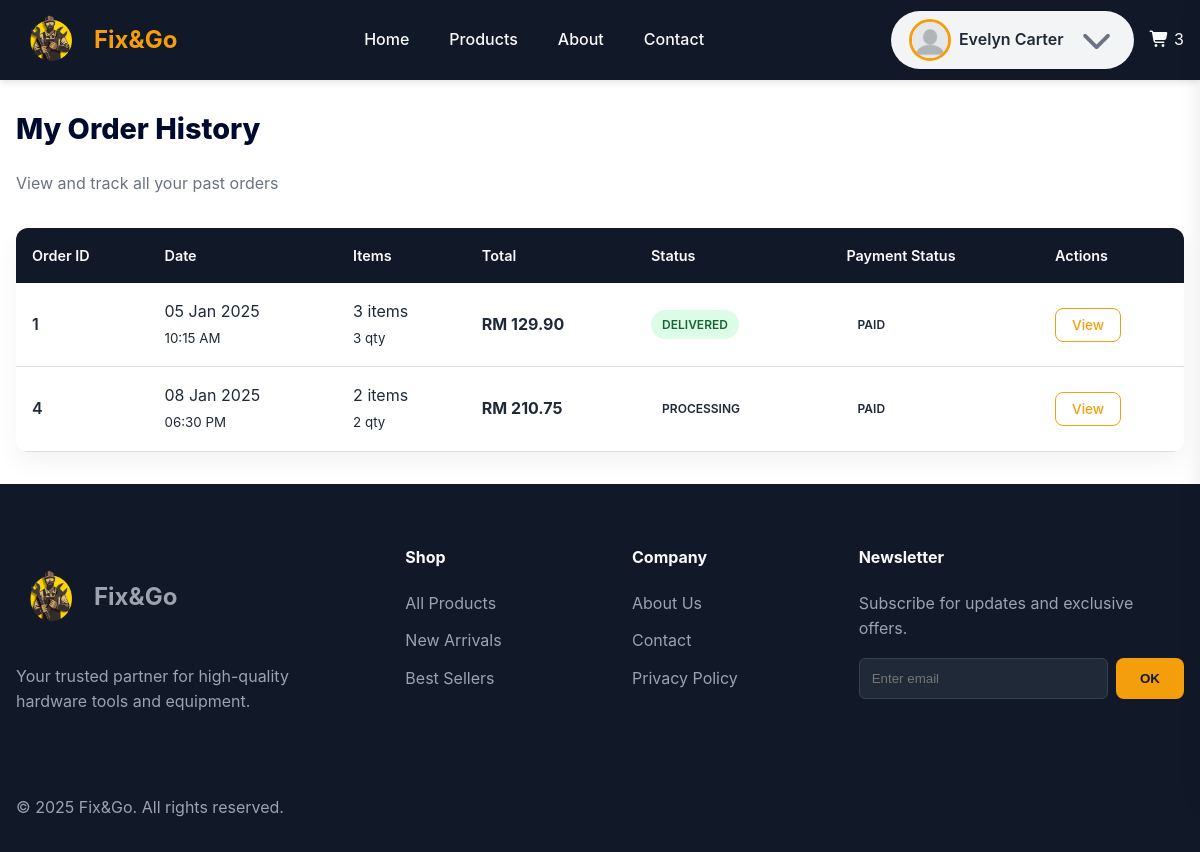
The app's page /pages/order/member-order-history.php (signed in) with its own data.
### tables this page shows
CREATE TABLE `orders` (
  `order_id` int(11) NOT NULL,
  `user_id` varchar(12) NOT NULL,
  `order_at` timestamp NOT NULL DEFAULT current_timestamp(),
  `deliver_at` date DEFAULT NULL,
  `payment_status` enum('Pending','Paid','Failed','Refunded') NOT NULL,
  `status` enum('Pending','Processing','Shipping','Delivered','Cancelled') NOT NULL,
  `total_price` decimal(10,2) NOT NULL,
  `utilize_point` tinyint(1) NOT NULL DEFAULT 0,
  `address_id` int(11) NOT NULL
);

### DAO/order-dao.php (called while the page is built, shortened)
<?php
function getMemberOrderHistory($user_id)
{
    global $_db;
    try {
        $sql = "SELECT
                    o.order_id,
                    DATE_FORMAT(o.order_at, '%d %b %Y') AS order_date,
                    DATE_FORMAT(o.order_at, '%h:%i %p') AS order_time,
                    o.total_price,
                    o.payment_status,
                    o.status,
                    COUNT(DISTINCT oi.product_id) AS total_items,
                    SUM(oi.qty) AS total_quantity
                FROM orders o
                LEFT JOIN orderitem oi ON o.order_id = oi.order_id
                LEFT JOIN payment p ON o.order_id = p.order_id
                LEFT JOIN address a ON o.address_id = a.address_id
                WHERE o.user_id = ?
                GROUP BY o.order_id
                ORDER BY o.order_at ASC";
        $stmt = $_db->prepare($sql);
        $stmt->execute([$user_id]);
        return $stmt->fetchAll(PDO::FETCH_OBJ);
    } catch (PDOException $e) {
        error_log("Get Member Order History Error: " . $e->getMessage());
        return false;
    }
}

### controller/order-controller.php (called while the page is built, shortened)
<?php
require_once  __DIR__ . '/../_base.php';
require __DIR__ . '/../DAO/order-dao.php';
function getOrderHistoryMember($id)
{
    return getMemberOrderHistory($id);
}

### pages/order/member-order-history.php (the view, shortened to what this page needs)
<?php
include  "../../_head.php";
require '../../controller/order-controller.php';
$orders = getOrderHistoryMember("M001");
?>
<link rel="stylesheet" href="../../css/msg.css">
<link rel="stylesheet" href="../../css/member-order-history.css">
<main class="main-container member-orders">
    <div class="page-header">
        <h1 class="page-title">My Order History</h1>
        <p class="page-subtitle">View and track all your past orders</p>
    </div>
    <div class="table-container">
        <table class="orders-table">
            <thead>
                <tr>
                    <th>Order ID</th>
                    <th>Date</th>
                    <th>Items</th>
                    <th>Total</th>
                    <th>Status</th>
                    <th>Payment Status</th>
                    <th>Actions</th>
                </tr>
            </thead>
            <tbody>
                <?php if (!empty($orders) && is_array($orders)): ?>
                    <?php foreach ($orders as $order): ?>
                        <tr class="order-row">
                            <td class="order-id">
                                <?= htmlspecialchars($order->order_id) ?>
                            </td>
                            <td>
                                <?= htmlspecialchars($order->order_date) ?><br>
                                <small><?= htmlspecialchars($order->order_time) ?></small>
                            </td>
                            <td>
                                <?= (int)$order->total_items ?> items<br>
                                <small><?= (int)$order->total_quantity ?> qty</small>
                            </td>
                            <td class="price-total">
                                RM <?= number_format($order->total_price, 2) ?>
                            </td>
                            <td>
                                <span class="status <?= strtolower($order->status) ?>">
                                    <?= htmlspecialchars($order->status) ?>
                                </span>
                            </td>
                            <td>
                                <span class="status <?= strtolower($order->payment_status) ?>">
                                    <?= htmlspecialchars($order->payment_status) ?>
                                </span>
                            </td>
                            <td class="actions">
                                <a href="member-order-detail.php?id=<?= $order->order_id ?>"
                                    class="btn-view">View</a>
                            </td>
                        </tr>
                    <?php endforeach; ?>
                <?php endif; ?>
            </tbody>
        </table>
    </div>
</main>
<?php include '../../_foot.php'; ?>

### css/style.css (style rules this page uses)
:root { --primary-color: #f59e0b; --primary-hover: #d97706; --primary-dark: #000a2e; --bg-dark: #111827; --bg-card: #f3f4f6; --text-light: #f9fafb; --text-color: #1f2937; --text-muted: #6b7280; --border-color: #ddd; --error-color: #e74c3c; --success-color: #2ecc71; --spacing-unit: 1rem; --container-width: 1500px; --header-height: 80px; }
* { box-sizing: border-box; margin: 0; padding: 0; }
body { font-family: "Inter", -apple-system, BlinkMacSystemFont, "Segoe UI", Roboto, Oxygen, Ubuntu, Cantarell, "Open Sans", "Helvetica Neue", sans-serif; line-height: 1.6; color: var(--text-dark); background-color: #ffffff; }
h1, h2, h3, h4 { line-height: 1.2; margin-bottom: 1rem; }
h1 { font-size: 3.5rem; font-weight: 800; }
p { margin-bottom: 1rem; }

### css/member-order-history.css (style rules this page uses)
:root { --primary-color: #f59e0b; --primary-hover: #d97706; --primary-dark: #000a2e; --bg-dark: #111827; --bg-card: #f3f4f6; --text-light: #f9fafb; --text-color: #1f2937; --text-muted: #6b7280; --border-color: #ddd; --error-color: #e74c3c; --success-color: #2ecc71; --spacing-unit: 1rem; --container-width: 1500px; --header-height: 80px; }
.member-orders { max-width: var(--container-width); margin: auto; padding: 2rem 1rem; }
.page-header { margin-bottom: 2rem; }
.page-title { font-size: 2rem; color: var(--primary-dark); }
.page-subtitle { color: var(--text-muted); }
.table-container { background: white; border-radius: 12px; overflow-x: auto; box-shadow: 0 10px 25px rgba(0, 0, 0, 0.05); }
.orders-table { width: 100%; border-collapse: collapse; }
.orders-table thead { background: var(--bg-dark); }
.orders-table th { color: var(--text-light); padding: 1rem; text-align: left; font-weight: 600; font-size: 0.9rem; }
.orders-table td { padding: 1rem; border-bottom: 1px solid var(--border-color); vertical-align: middle; color: var(--text-color); }
.order-id { font-weight: 600; color: var(--primary-dark); }
.price-total { font-weight: 700; color: var(--primary-color); }
.status { display: inline-block; padding: 0.3rem 0.7rem; border-radius: 999px; font-size: 0.75rem; font-weight: 600; text-transform: uppercase; }
.status.delivered { background: #dcfce7; color: #166534; }
.actions { text-align: left; }
.btn-view { padding: 0.45rem 0.9rem; background: var(--primary-color); color: white; border-radius: 8px; font-size: 0.85rem; text-decoration: none; transition: background 0.2s; }
.page-title { font-size: 1.8rem; margin-bottom: 1.5rem; color: var(--primary-dark); }
.order-id { font-weight: 600; }
.btn-view { padding: 0.5rem 1rem; border-radius: 8px; border: none; cursor: pointer; font-weight: 500; }
.btn-view { background: transparent; border: 1px solid var(--primary-color); color: var(--primary-color); }

### records on screen
orders: order_id "1", order_date "05 Jan 2025", order_time "10:15 AM", total_items "3", total_quantity "3", total_price "129.90", status "DELIVERED", payment_status "PAID"
orders: order_id "4", order_date "08 Jan 2025", order_time "06:30 PM", total_items "2", total_quantity "2", total_price "210.75", status "PROCESSING", payment_status "PAID"

### other values on screen
temp('USER_NAME') "Evelyn Carter"
